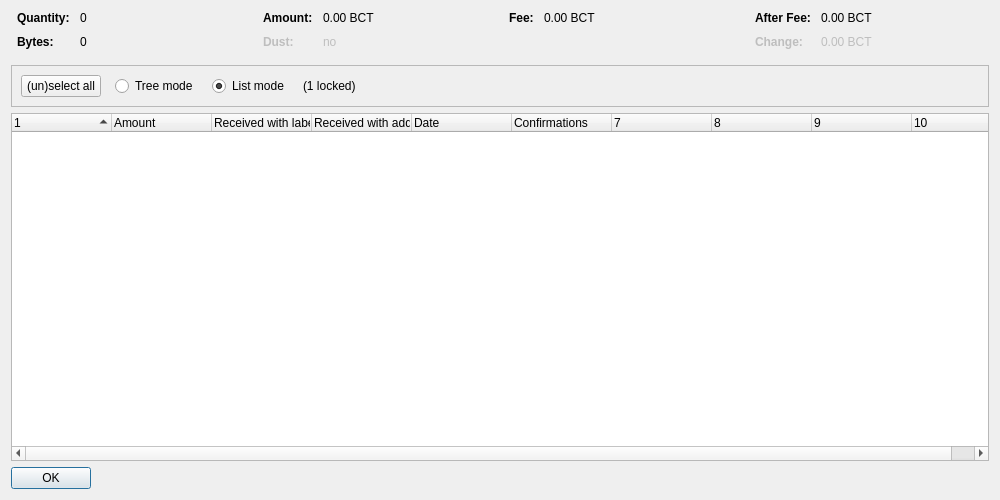
<?xml version="1.0" encoding="UTF-8"?>
<ui version="4.0">
 <class>CoinControlDialog</class>
 <widget class="QDialog" name="CoinControlDialog">
  <property name="geometry">
   <rect>
    <x>0</x>
    <y>0</y>
    <width>1000</width>
    <height>500</height>
   </rect>
  </property>
  <property name="windowTitle">
   <string>Coin Selection</string>
  </property>
  <layout class="QVBoxLayout" name="verticalLayout">
   <item>
    <layout class="QHBoxLayout" name="horizontalLayoutTop" stretch="0,0,0,0">
     <property name="topMargin">
      <number>0</number>
     </property>
     <property name="bottomMargin">
      <number>10</number>
     </property>
     <item>
      <layout class="QFormLayout" name="formLayoutCoinControl1">
       <property name="horizontalSpacing">
        <number>10</number>
       </property>
       <property name="verticalSpacing">
        <number>10</number>
       </property>
       <property name="leftMargin">
        <number>6</number>
       </property>
       <property name="rightMargin">
        <number>6</number>
       </property>
       <item row="0" column="0">
        <widget class="QLabel" name="labelCoinControlQuantityText">
         <property name="font">
          <font>
           <weight>75</weight>
           <bold>true</bold>
          </font>
         </property>
         <property name="text">
          <string>Quantity:</string>
         </property>
        </widget>
       </item>
       <item row="0" column="1">
        <widget class="QLabel" name="labelCoinControlQuantity">
         <property name="cursor">
          <cursorShape>IBeamCursor</cursorShape>
         </property>
         <property name="contextMenuPolicy">
          <enum>Qt::ActionsContextMenu</enum>
         </property>
         <property name="text">
          <string notr="true">0</string>
         </property>
         <property name="textInteractionFlags">
          <set>Qt::LinksAccessibleByMouse|Qt::TextSelectableByKeyboard|Qt::TextSelectableByMouse</set>
         </property>
        </widget>
       </item>
       <item row="1" column="0">
        <widget class="QLabel" name="labelCoinControlBytesText">
         <property name="font">
          <font>
           <weight>75</weight>
           <bold>true</bold>
          </font>
         </property>
         <property name="text">
          <string>Bytes:</string>
         </property>
        </widget>
       </item>
       <item row="1" column="1">
        <widget class="QLabel" name="labelCoinControlBytes">
         <property name="cursor">
          <cursorShape>IBeamCursor</cursorShape>
         </property>
         <property name="contextMenuPolicy">
          <enum>Qt::ActionsContextMenu</enum>
         </property>
         <property name="text">
          <string notr="true">0</string>
         </property>
         <property name="textInteractionFlags">
          <set>Qt::LinksAccessibleByMouse|Qt::TextSelectableByKeyboard|Qt::TextSelectableByMouse</set>
         </property>
        </widget>
       </item>
      </layout>
     </item>
     <item>
      <layout class="QFormLayout" name="formLayoutCoinControl2">
       <property name="horizontalSpacing">
        <number>10</number>
       </property>
       <property name="verticalSpacing">
        <number>10</number>
       </property>
       <property name="leftMargin">
        <number>6</number>
       </property>
       <property name="rightMargin">
        <number>6</number>
       </property>
       <item row="0" column="0">
        <widget class="QLabel" name="labelCoinControlAmountText">
         <property name="font">
          <font>
           <weight>75</weight>
           <bold>true</bold>
          </font>
         </property>
         <property name="text">
          <string>Amount:</string>
         </property>
        </widget>
       </item>
       <item row="0" column="1">
        <widget class="QLabel" name="labelCoinControlAmount">
         <property name="cursor">
          <cursorShape>IBeamCursor</cursorShape>
         </property>
         <property name="contextMenuPolicy">
          <enum>Qt::ActionsContextMenu</enum>
         </property>
         <property name="text">
          <string notr="true">0.00 BCT</string>
         </property>
         <property name="textInteractionFlags">
          <set>Qt::LinksAccessibleByMouse|Qt::TextSelectableByKeyboard|Qt::TextSelectableByMouse</set>
         </property>
        </widget>
       </item>
       <item row="1" column="0">
        <widget class="QLabel" name="labelCoinControlLowOutputText">
         <property name="enabled">
          <bool>false</bool>
         </property>
         <property name="font">
          <font>
           <weight>75</weight>
           <bold>true</bold>
          </font>
         </property>
         <property name="text">
          <string>Dust:</string>
         </property>
        </widget>
       </item>
       <item row="1" column="1">
        <widget class="QLabel" name="labelCoinControlLowOutput">
         <property name="enabled">
          <bool>false</bool>
         </property>
         <property name="cursor">
          <cursorShape>IBeamCursor</cursorShape>
         </property>
         <property name="contextMenuPolicy">
          <enum>Qt::ActionsContextMenu</enum>
         </property>
         <property name="text">
          <string notr="true">no</string>
         </property>
         <property name="textInteractionFlags">
          <set>Qt::LinksAccessibleByMouse|Qt::TextSelectableByKeyboard|Qt::TextSelectableByMouse</set>
         </property>
        </widget>
       </item>
      </layout>
     </item>
     <item>
      <layout class="QFormLayout" name="formLayoutCoinControl3">
       <property name="horizontalSpacing">
        <number>10</number>
       </property>
       <property name="verticalSpacing">
        <number>10</number>
       </property>
       <property name="leftMargin">
        <number>6</number>
       </property>
       <property name="rightMargin">
        <number>6</number>
       </property>
       <item row="0" column="0">
        <widget class="QLabel" name="labelCoinControlFeeText">
         <property name="font">
          <font>
           <weight>75</weight>
           <bold>true</bold>
          </font>
         </property>
         <property name="text">
          <string>Fee:</string>
         </property>
        </widget>
       </item>
       <item row="0" column="1">
        <widget class="QLabel" name="labelCoinControlFee">
         <property name="cursor">
          <cursorShape>IBeamCursor</cursorShape>
         </property>
         <property name="contextMenuPolicy">
          <enum>Qt::ActionsContextMenu</enum>
         </property>
         <property name="text">
          <string notr="true">0.00 BCT</string>
         </property>
         <property name="textInteractionFlags">
          <set>Qt::LinksAccessibleByMouse|Qt::TextSelectableByKeyboard|Qt::TextSelectableByMouse</set>
         </property>
        </widget>
       </item>
      </layout>
     </item>
     <item>
      <layout class="QFormLayout" name="formLayoutCoinControl4">
       <property name="horizontalSpacing">
        <number>10</number>
       </property>
       <property name="verticalSpacing">
        <number>10</number>
       </property>
       <property name="leftMargin">
        <number>6</number>
       </property>
       <property name="rightMargin">
        <number>6</number>
       </property>
       <item row="0" column="0">
        <widget class="QLabel" name="labelCoinControlAfterFeeText">
         <property name="font">
          <font>
           <weight>75</weight>
           <bold>true</bold>
          </font>
         </property>
         <property name="text">
          <string>After Fee:</string>
         </property>
        </widget>
       </item>
       <item row="0" column="1">
        <widget class="QLabel" name="labelCoinControlAfterFee">
         <property name="cursor">
          <cursorShape>IBeamCursor</cursorShape>
         </property>
         <property name="contextMenuPolicy">
          <enum>Qt::ActionsContextMenu</enum>
         </property>
         <property name="text">
          <string notr="true">0.00 BCT</string>
         </property>
         <property name="textInteractionFlags">
          <set>Qt::LinksAccessibleByMouse|Qt::TextSelectableByKeyboard|Qt::TextSelectableByMouse</set>
         </property>
        </widget>
       </item>
       <item row="1" column="0">
        <widget class="QLabel" name="labelCoinControlChangeText">
         <property name="enabled">
          <bool>false</bool>
         </property>
         <property name="font">
          <font>
           <weight>75</weight>
           <bold>true</bold>
          </font>
         </property>
         <property name="text">
          <string>Change:</string>
         </property>
        </widget>
       </item>
       <item row="1" column="1">
        <widget class="QLabel" name="labelCoinControlChange">
         <property name="enabled">
          <bool>false</bool>
         </property>
         <property name="cursor">
          <cursorShape>IBeamCursor</cursorShape>
         </property>
         <property name="contextMenuPolicy">
          <enum>Qt::ActionsContextMenu</enum>
         </property>
         <property name="text">
          <string notr="true">0.00 BCT</string>
         </property>
         <property name="textInteractionFlags">
          <set>Qt::LinksAccessibleByMouse|Qt::TextSelectableByKeyboard|Qt::TextSelectableByMouse</set>
         </property>
        </widget>
       </item>
      </layout>
     </item>
    </layout>
   </item>
   <item>
    <widget class="QFrame" name="frame">
     <property name="minimumSize">
      <size>
       <width>0</width>
       <height>40</height>
      </size>
     </property>
     <property name="frameShape">
      <enum>QFrame::StyledPanel</enum>
     </property>
     <property name="frameShadow">
      <enum>QFrame::Sunken</enum>
     </property>
     <layout class="QHBoxLayout" name="horizontalLayout">
      <item>
       <layout class="QHBoxLayout" name="horizontalLayoutPanel" stretch="0,0,0,0,0">
        <property name="spacing">
         <number>14</number>
        </property>
        <item>
         <widget class="QPushButton" name="pushButtonSelectAll">
          <property name="sizePolicy">
           <sizepolicy hsizetype="Maximum" vsizetype="Fixed">
            <horstretch>0</horstretch>
            <verstretch>0</verstretch>
           </sizepolicy>
          </property>
          <property name="text">
           <string>(un)select all</string>
          </property>
          <property name="autoDefault">
           <bool>false</bool>
          </property>
         </widget>
        </item>
        <item>
         <widget class="QRadioButton" name="radioTreeMode">
          <property name="sizePolicy">
           <sizepolicy hsizetype="Maximum" vsizetype="Fixed">
            <horstretch>0</horstretch>
            <verstretch>0</verstretch>
           </sizepolicy>
          </property>
          <property name="text">
           <string>Tree mode</string>
          </property>
         </widget>
        </item>
        <item>
         <widget class="QRadioButton" name="radioListMode">
          <property name="sizePolicy">
           <sizepolicy hsizetype="Maximum" vsizetype="Fixed">
            <horstretch>0</horstretch>
            <verstretch>0</verstretch>
           </sizepolicy>
          </property>
          <property name="text">
           <string>List mode</string>
          </property>
          <property name="checked">
           <bool>true</bool>
          </property>
         </widget>
        </item>
        <item>
         <widget class="QLabel" name="labelLocked">
          <property name="text">
           <string notr="true">(1 locked)</string>
          </property>
         </widget>
        </item>
        <item>
         <spacer name="horizontalSpacer">
          <property name="orientation">
           <enum>Qt::Horizontal</enum>
          </property>
          <property name="sizeHint" stdset="0">
           <size>
            <width>40</width>
            <height>20</height>
           </size>
          </property>
         </spacer>
        </item>
       </layout>
      </item>
     </layout>
    </widget>
   </item>
   <item>
    <widget class="CoinControlTreeWidget" name="treeWidget">
     <property name="contextMenuPolicy">
      <enum>Qt::CustomContextMenu</enum>
     </property>
     <property name="sortingEnabled">
      <bool>false</bool>
     </property>
     <property name="columnCount">
      <number>10</number>
     </property>
     <attribute name="headerShowSortIndicator" stdset="0">
      <bool>true</bool>
     </attribute>
     <attribute name="headerStretchLastSection">
      <bool>false</bool>
     </attribute>
     <column>
      <property name="text">
       <string/>
      </property>
     </column>
     <column>
      <property name="text">
       <string>Amount</string>
      </property>
     </column>
     <column>
      <property name="text">
       <string>Received with label</string>
      </property>
     </column>
     <column>
      <property name="text">
       <string>Received with address</string>
      </property>
     </column>
     <column>
      <property name="text">
       <string>Date</string>
      </property>
     </column>
     <column>
      <property name="text">
       <string>Confirmations</string>
      </property>
      <property name="toolTip">
       <string>Confirmed</string>
      </property>
     </column>
     <column>
      <property name="text">
       <string/>
      </property>
     </column>
     <column>
      <property name="text">
       <string/>
      </property>
     </column>
     <column>
      <property name="text">
       <string/>
      </property>
     </column>
     <column>
      <property name="text">
       <string/>
      </property>
     </column>
    </widget>
   </item>
   <item>
    <widget class="QDialogButtonBox" name="buttonBox">
     <property name="sizePolicy">
      <sizepolicy hsizetype="Maximum" vsizetype="Fixed">
       <horstretch>0</horstretch>
       <verstretch>0</verstretch>
      </sizepolicy>
     </property>
     <property name="orientation">
      <enum>Qt::Horizontal</enum>
     </property>
     <property name="standardButtons">
      <set>QDialogButtonBox::Ok</set>
     </property>
    </widget>
   </item>
  </layout>
 </widget>
 <customwidgets>
  <customwidget>
   <class>CoinControlTreeWidget</class>
   <extends>QTreeWidget</extends>
   <header>coincontroltreewidget.h</header>
  </customwidget>
 </customwidgets>
 <resources/>
 <connections/>
</ui>
